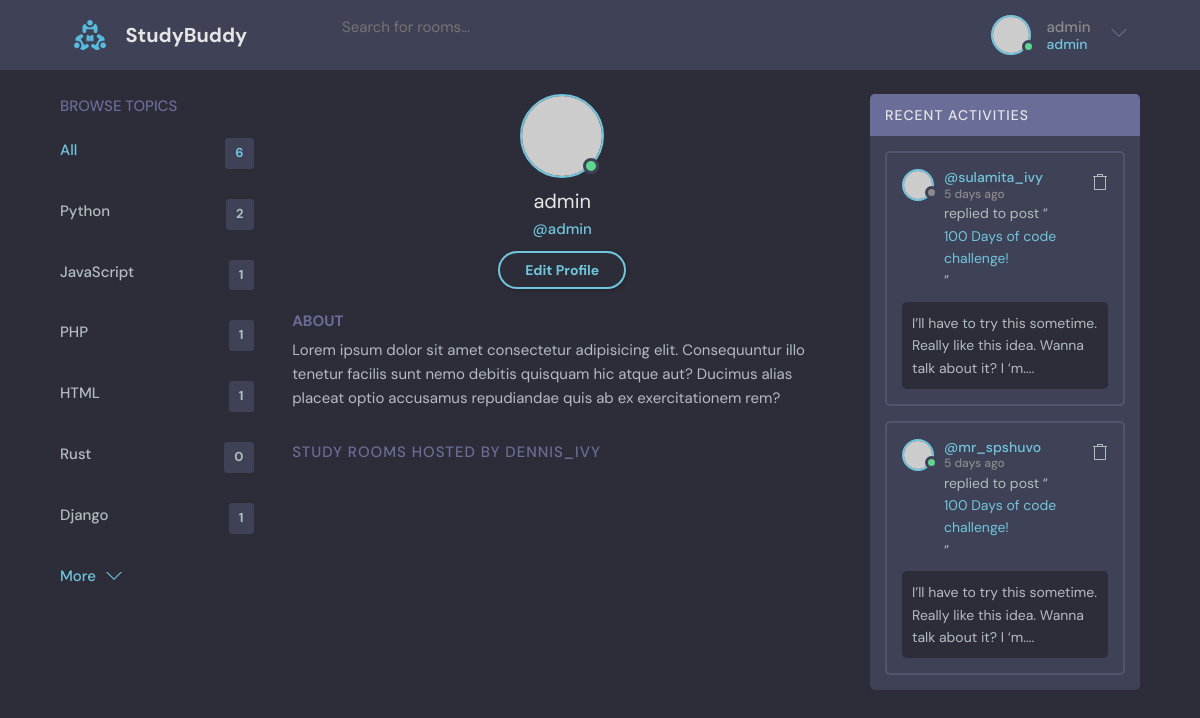
/profile/1/ (signed in), run on the app's committed database.
### base/models.py (models this page shows, shortened)
class Topic(models.Model):
    name = models.CharField(max_length=50)

### base/views.py (the view)
# urls.py: path("profile/<str:pk>/", views.userProfile, name="user-profile"),
def userProfile(request,pk):
    user = User.objects.get(id=pk)
    rooms = user.room_set.all()
    room_messages=user.message_set.all()
    topics=Topic.objects.all()
    context = {'user':user,'room_messages':room_messages,'topics':topics,'room':room}
    return render(request, 'base/profile.html', context)

### base/templates/base/profile.html (shortened to what this page needs)
  {% extends 'main.html' %}
  {% block content %}
  <main class="profile-page layout layout--3">
    <div class="container">
      {% include 'base/topic_component.html' %}
      <div class="roomList">
        <div class="profile">
          <div class="profile__avatar">
            <div class="avatar avatar--large active">
              <img src="https://randomuser.me/api/portraits/men/11.jpg" />
            </div>
          </div>
          <div class="profile__info">
            <h3>{{user.username}}</h3>
            <p>@{{user.username}}</p>
            <a href="edit-user.html" class="btn btn--main btn--pill">Edit Profile</a>
          </div>
          <div class="profile__about">
            <h3>About</h3>
            <p>
              Lorem ipsum dolor sit amet consectetur adipisicing elit. Consequuntur illo tenetur
              facilis sunt nemo debitis quisquam hic atque aut? Ducimus alias placeat optio
              accusamus repudiandae quis ab ex exercitationem rem?
            </p>
          </div>
        </div>
        <div class="roomList__header">
          <div>
            <h2>Study Rooms Hosted by dennis_ivy</a>
            </h2>
          </div>
        </div>
      </div>
      <div class="activities">
        <div class="activities__header">
          <h2>Recent Activities</h2>
        </div>
        <div class="activities__box">
          <div class="activities__boxHeader roomListRoom__header">
            <a href="profile.html" class="roomListRoom__author">
              <div class="avatar avatar--small">
                <img src="https://randomuser.me/api/portraits/women/11.jpg" />
              </div>
              <p>
                @sulamita_ivy
                <span>5 days ago</span>
              </p>
            </a>
            <div class="roomListRoom__actions">
              <a href="#">
              </a>
            </div>
          </div>
          <div class="activities__boxContent">
            <p>replied to post “<a href="room.html">100 Days of code challenge!</a>”</p>
            <div class="activities__boxRoomContent">
              I’ll have to try this sometime. Really like this idea. Wanna talk about it? I ‘m....
            </div>
          </div>
        </div>
        <div class="activities__box">
          <div class="activities__boxHeader roomListRoom__header">
            <a href="profile.html" class="roomListRoom__author">
              <div class="avatar avatar--small active">
                <img src="https://randomuser.me/api/portraits/men/13.jpg" />
              </div>
              <p>
                @mr_spshuvo
                <span>5 days ago</span>
              </p>
            </a>
            <div class="roomListRoom__actions">
              <a href="#">
              </a>
            </div>
          </div>
          <div class="activities__boxContent">
            <p>replied to post “<a href="room.html">100 Days of code challenge!</a>”</p>
            <div class="activities__boxRoomContent">
              I’ll have to try this sometime. Really like this idea. Wanna talk about it? I ‘m....
            </div>
          </div>
        </div>
      </div>
    </div>
  </main>
  {% endblock content %}

### templates/navbar.html (shortened to what this page needs)
{% load static %}
<header class="header header--loggedIn">
    <div class="container">
      <a href="{% url 'home' %}" class="header__logo">
        <img src="{% static 'images/logo.svg' %}" />
        <h1>StudyBuddy</h1>
      </a>
      <form class="header__search" method="GET" action="{% url 'home' %}>
        <label>
          <svg version="1.1" xmlns="http://www.w3.org/2000/svg" width="32" height="32" viewBox="0 0 32 32">
          <input name="q" placeholder="Search for rooms..." />
      </form>
      <nav class="header__menu">
        {% if request.user.is_authenticated %}
        <div class="header__user">
          <a href="profile.html">
            <div class="avatar avatar--medium active">
              <img src="https://randomuser.me/api/portraits/men/37.jpg" />
            </div>
            <p>{{ request.user.username }}<span>{{ request.user.username }}</span></p>
          </a>
          <button class="dropdown-button">
            <svg version="1.1" xmlns="http://www.w3.org/2000/svg" width="32" height="32" viewBox="0 0 32 32">
              <title>chevron-down</title>
              <path d="M16 21l-13-13h-3l16 16 16-16h-3l-13 13z"></path>
            </svg>
          </button>
        </div>
        {% else %}
        <a href="{% url 'login' %}">
          <img src="{% static 'images/avatar.svg' %}" />
          <p>Login</p>
        </a>
        {% endif %}
      </nav>
    </div>
  </header>

### base/templates/base/topic_component.html
        <div class="topics">
            <div class="topics__header">
              <h2>Browse Topics</h2>
            </div>
            <ul class="topics__list">
              <li>
                <a href="{% url 'home' %}" class="active">All <span>{{topics.count}}</span></a>
              </li>
              {% for topic in topics %}
              <li>
                <a href="{% url 'home' %}?q={{topic.name}}">{{topic.name}} <span>{{topic.room_set.all.count}}</span></a>
              </li>
              {% endfor %}
            </ul>
            <a class="btn btn--link" href="topics.html">
              More
              <svg version="1.1" xmlns="http://www.w3.org/2000/svg" width="32" height="32" viewBox="0 0 32 32">
                <title>chevron-down</title>
                <path d="M16 21l-13-13h-3l16 16 16-16h-3l-13 13z"></path>
              </svg>
            </a>
          </div>

### data on the page
Topic: name "Python", room_set.all.count "2"
Topic: name "JavaScript", room_set.all.count "1"
Topic: name "PHP", room_set.all.count "1"
Topic: name "HTML", room_set.all.count "1"
Topic: name "Rust", room_set.all.count "0"
Topic: name "Django", room_set.all.count "1"

### other printed values
{{ request.user.username }} "admin"
{{ topics.count }} "6"
{{ user.username }} "admin"
